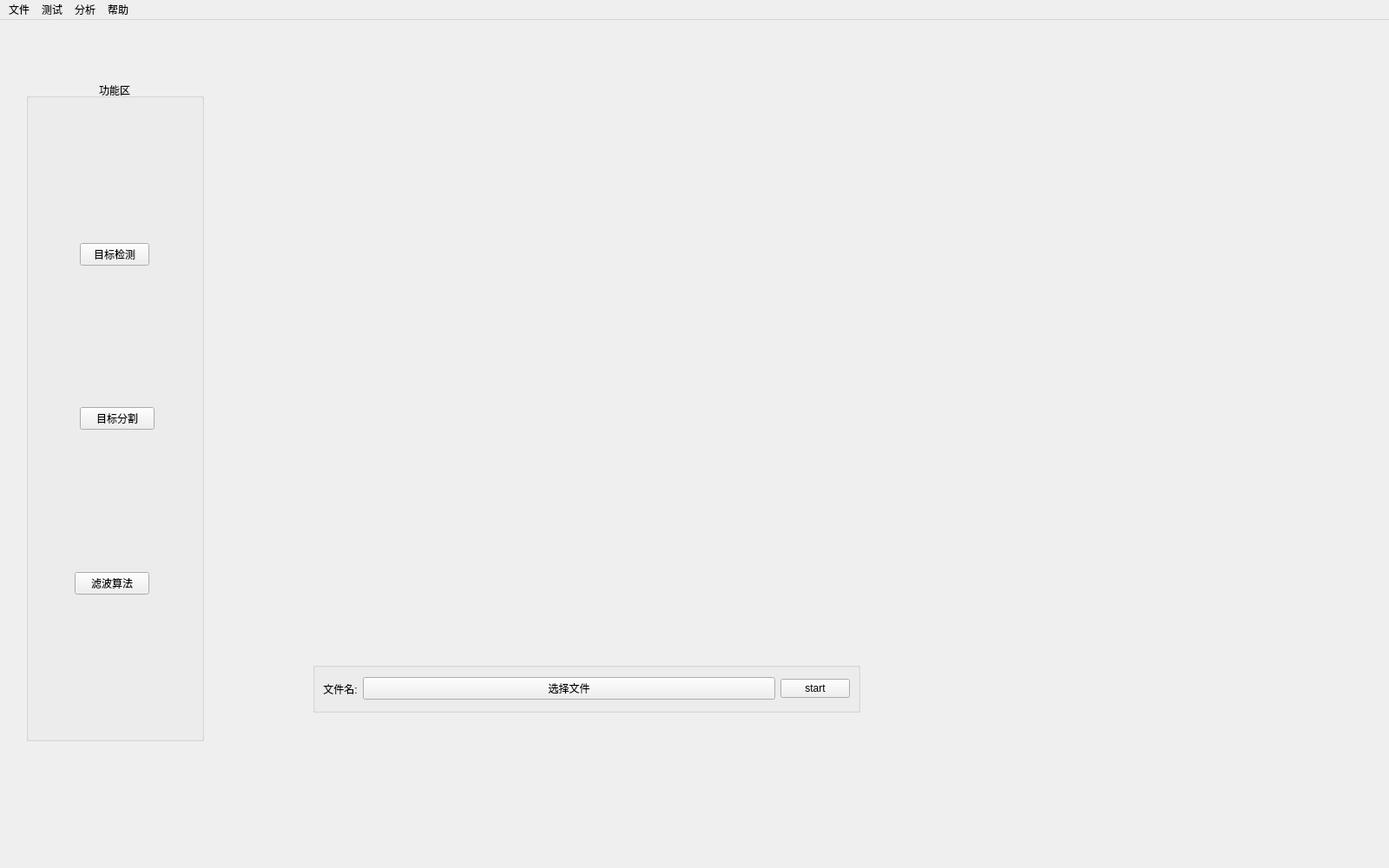
<?xml version="1.0" encoding="UTF-8"?>
<ui version="4.0">
 <class>MainWindow</class>
 <widget class="QMainWindow" name="MainWindow">
  <property name="geometry">
   <rect>
    <x>0</x>
    <y>0</y>
    <width>1600</width>
    <height>1000</height>
   </rect>
  </property>
  <property name="minimumSize">
   <size>
    <width>1600</width>
    <height>1000</height>
   </size>
  </property>
  <property name="maximumSize">
   <size>
    <width>1600</width>
    <height>1000</height>
   </size>
  </property>
  <property name="windowTitle">
   <string>MateWin</string>
  </property>
  <property name="windowIcon">
   <iconset>
    <normaloff>C:/Users/Administrator/.designer/backup/icon/Mate.png</normaloff>C:/Users/Administrator/.designer/backup/icon/Mate.png</iconset>
  </property>
  <property name="toolButtonStyle">
   <enum>Qt::ToolButtonTextOnly</enum>
  </property>
  <widget class="QWidget" name="centralwidget">
   <widget class="QGroupBox" name="g_functions">
    <property name="geometry">
     <rect>
      <x>30</x>
      <y>70</y>
      <width>205</width>
      <height>761</height>
     </rect>
    </property>
    <property name="title">
     <string>功能区</string>
    </property>
    <property name="alignment">
     <set>Qt::AlignCenter</set>
    </property>
    <layout class="QGridLayout" name="gridLayout">
     <item row="0" column="2">
      <spacer name="verticalSpacer">
       <property name="orientation">
        <enum>Qt::Vertical</enum>
       </property>
       <property name="sizeHint" stdset="0">
        <size>
         <width>20</width>
         <height>152</height>
        </size>
       </property>
      </spacer>
     </item>
     <item row="1" column="0" colspan="2">
      <spacer name="horizontalSpacer">
       <property name="orientation">
        <enum>Qt::Horizontal</enum>
       </property>
       <property name="sizeHint" stdset="0">
        <size>
         <width>46</width>
         <height>20</height>
        </size>
       </property>
      </spacer>
     </item>
     <item row="1" column="3" colspan="2">
      <spacer name="horizontalSpacer_2">
       <property name="orientation">
        <enum>Qt::Horizontal</enum>
       </property>
       <property name="sizeHint" stdset="0">
        <size>
         <width>46</width>
         <height>20</height>
        </size>
       </property>
      </spacer>
     </item>
     <item row="2" column="2">
      <spacer name="verticalSpacer_2">
       <property name="orientation">
        <enum>Qt::Vertical</enum>
       </property>
       <property name="sizeHint" stdset="0">
        <size>
         <width>20</width>
         <height>153</height>
        </size>
       </property>
      </spacer>
     </item>
     <item row="3" column="0" colspan="2">
      <spacer name="horizontalSpacer_3">
       <property name="orientation">
        <enum>Qt::Horizontal</enum>
       </property>
       <property name="sizeHint" stdset="0">
        <size>
         <width>46</width>
         <height>20</height>
        </size>
       </property>
      </spacer>
     </item>
     <item row="3" column="2" colspan="2">
      <widget class="QPushButton" name="b_segmentation">
       <property name="text">
        <string>目标分割</string>
       </property>
      </widget>
     </item>
     <item row="3" column="4">
      <spacer name="horizontalSpacer_4">
       <property name="orientation">
        <enum>Qt::Horizontal</enum>
       </property>
       <property name="sizeHint" stdset="0">
        <size>
         <width>40</width>
         <height>20</height>
        </size>
       </property>
      </spacer>
     </item>
     <item row="4" column="2">
      <spacer name="verticalSpacer_3">
       <property name="orientation">
        <enum>Qt::Vertical</enum>
       </property>
       <property name="sizeHint" stdset="0">
        <size>
         <width>20</width>
         <height>152</height>
        </size>
       </property>
      </spacer>
     </item>
     <item row="5" column="0">
      <spacer name="horizontalSpacer_5">
       <property name="orientation">
        <enum>Qt::Horizontal</enum>
       </property>
       <property name="sizeHint" stdset="0">
        <size>
         <width>40</width>
         <height>20</height>
        </size>
       </property>
      </spacer>
     </item>
     <item row="5" column="1" colspan="2">
      <widget class="QPushButton" name="b_filter">
       <property name="text">
        <string>滤波算法</string>
       </property>
      </widget>
     </item>
     <item row="5" column="4">
      <spacer name="horizontalSpacer_6">
       <property name="orientation">
        <enum>Qt::Horizontal</enum>
       </property>
       <property name="sizeHint" stdset="0">
        <size>
         <width>40</width>
         <height>20</height>
        </size>
       </property>
      </spacer>
     </item>
     <item row="6" column="2">
      <spacer name="verticalSpacer_4">
       <property name="orientation">
        <enum>Qt::Vertical</enum>
       </property>
       <property name="sizeHint" stdset="0">
        <size>
         <width>20</width>
         <height>152</height>
        </size>
       </property>
      </spacer>
     </item>
     <item row="1" column="2">
      <widget class="QPushButton" name="b_dectect">
       <property name="text">
        <string>目标检测</string>
       </property>
      </widget>
     </item>
    </layout>
   </widget>
   <widget class="QStackedWidget" name="stackedWidget">
    <property name="geometry">
     <rect>
      <x>300</x>
      <y>60</y>
      <width>1281</width>
      <height>781</height>
     </rect>
    </property>
    <property name="currentIndex">
     <number>0</number>
    </property>
    <widget class="QWidget" name="page">
     <widget class="QLabel" name="lab_img">
      <property name="geometry">
       <rect>
        <x>50</x>
        <y>70</y>
        <width>640</width>
        <height>480</height>
       </rect>
      </property>
      <property name="minimumSize">
       <size>
        <width>640</width>
        <height>480</height>
       </size>
      </property>
      <property name="text">
       <string/>
      </property>
      <property name="pixmap">
       <pixmap>D:/Backup/Documents/My Pictures/test1.jpg</pixmap>
      </property>
      <property name="scaledContents">
       <bool>true</bool>
      </property>
      <property name="alignment">
       <set>Qt::AlignCenter</set>
      </property>
     </widget>
     <widget class="QGroupBox" name="groupBox">
      <property name="geometry">
       <rect>
        <x>60</x>
        <y>680</y>
        <width>631</width>
        <height>58</height>
       </rect>
      </property>
      <property name="title">
       <string/>
      </property>
      <layout class="QHBoxLayout" name="horizontalLayout" stretch="0,1,0">
       <item>
        <widget class="QLabel" name="lab_file_name">
         <property name="text">
          <string>文件名:</string>
         </property>
         <property name="alignment">
          <set>Qt::AlignCenter</set>
         </property>
        </widget>
       </item>
       <item>
        <widget class="QPushButton" name="b_filename">
         <property name="text">
          <string>选择文件</string>
         </property>
        </widget>
       </item>
       <item>
        <widget class="QPushButton" name="b_start">
         <property name="text">
          <string>start</string>
         </property>
        </widget>
       </item>
      </layout>
     </widget>
    </widget>
    <widget class="QWidget" name="page_2">
     <widget class="QLabel" name="label">
      <property name="geometry">
       <rect>
        <x>490</x>
        <y>400</y>
        <width>53</width>
        <height>15</height>
       </rect>
      </property>
      <property name="text">
       <string>开发中</string>
      </property>
     </widget>
    </widget>
    <widget class="QWidget" name="page_3">
     <widget class="QLabel" name="label_2">
      <property name="geometry">
       <rect>
        <x>400</x>
        <y>360</y>
        <width>53</width>
        <height>15</height>
       </rect>
      </property>
      <property name="text">
       <string>111</string>
      </property>
     </widget>
    </widget>
   </widget>
  </widget>
  <widget class="QMenuBar" name="menubar">
   <property name="geometry">
    <rect>
     <x>0</x>
     <y>0</y>
     <width>1600</width>
     <height>21</height>
    </rect>
   </property>
   <widget class="QMenu" name="menu">
    <property name="title">
     <string>文件</string>
    </property>
    <addaction name="a_file"/>
    <addaction name="a_Exit"/>
   </widget>
   <widget class="QMenu" name="menu_2">
    <property name="title">
     <string>测试</string>
    </property>
    <addaction name="stresstest"/>
   </widget>
   <widget class="QMenu" name="menu_3">
    <property name="title">
     <string>分析</string>
    </property>
   </widget>
   <widget class="QMenu" name="menu_4">
    <property name="title">
     <string>帮助</string>
    </property>
    <addaction name="version"/>
   </widget>
   <addaction name="menu"/>
   <addaction name="menu_2"/>
   <addaction name="menu_3"/>
   <addaction name="menu_4"/>
  </widget>
  <action name="stresstest">
   <property name="icon">
    <iconset>
     <normaloff>C:/Users/Administrator/.designer/backup/icon/test.png</normaloff>C:/Users/Administrator/.designer/backup/icon/test.png</iconset>
   </property>
   <property name="text">
    <string>压力测试</string>
   </property>
  </action>
  <action name="version">
   <property name="icon">
    <iconset>
     <normaloff>C:/Users/Administrator/.designer/backup/icon/version.png</normaloff>C:/Users/Administrator/.designer/backup/icon/version.png</iconset>
   </property>
   <property name="text">
    <string>软件版本</string>
   </property>
  </action>
  <action name="a_Exit">
   <property name="icon">
    <iconset>
     <normaloff>C:/Users/Administrator/.designer/backup/icon/exit.png</normaloff>C:/Users/Administrator/.designer/backup/icon/exit.png</iconset>
   </property>
   <property name="text">
    <string>退出</string>
   </property>
  </action>
  <action name="a_file">
   <property name="text">
    <string>最近文件</string>
   </property>
  </action>
 </widget>
 <resources/>
 <connections/>
</ui>
